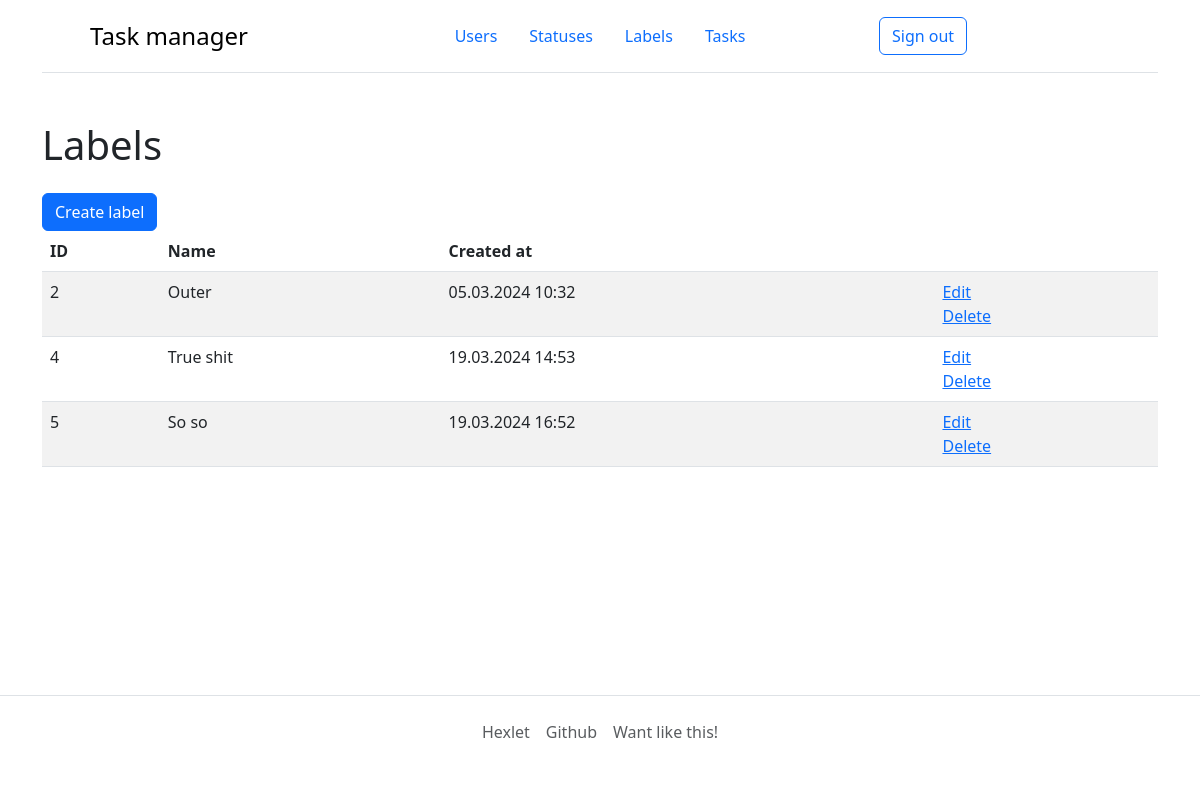
Page /labels/ (signed in) on the committed database.
### task_manager/labels/models.py (models this page shows, shortened)
class Label(models.Model):
    name = models.CharField(max_length=255,
                            unique=True)
    created_at = models.DateTimeField(auto_now_add=True)
    class Meta:
        verbose_name = _('Label')

### task_manager/labels/views.py (the view)
# urls.py: path('', ListLabelView.as_view(), name='labels_index'),
class ListLabelView(LoginRequired, ListView):
    model = Label
    context_object_name = 'labels'
    template_name = 'labels/index.html'

### task_manager/service_tools/permissions.py (called while the page is built)
    def dispatch(self, request, *args, **kwargs):
        if not request.user.is_authenticated:
            messages.error(request, self.err_message)
            return redirect(reverse_lazy('login'))
        return super().dispatch(request, *args, **kwargs) # noqa

### task_manager/templates/labels/index.html (shortened to what this page needs)
{% extends "basement.html" %}
{% load django_bootstrap5 i18n %}
{% block content %}
    <h1 class="my-4">{% trans 'Labels' %}</h1>
    <form action="{% url 'labels_create' %}">
    {% trans 'Create label' as button_name %}
    {% bootstrap_button button_type='submit' content=button_name %}
    </form>
    <table class="table table-striped">
        <thead>
            <tr>
                <th>ID</th>
                <th>{% trans "Name" %}</th>
                <th>{% trans "Created at" %}</th>
                <th></th>
            </tr>
        </thead>
        {% if labels %}
        <tbody>
        {% for label in labels %}
            <tr>
                <td>{{ label.pk }}</td>
                <td>{{ label.name }}</td>
                <td>{{ label.created_at|date:"d.m.Y H:i" }}</td>
                <td>
                    <a href="{% url 'labels_update' label.pk %}">{% trans "Edit" %}</a>
                    <br>
                    <a href="{% url 'labels_delete' label.pk %}">{% trans "Delete" %}</a>
                </td>
            </tr>
        {% endfor %}
        </tbody>
        {% endif %}
    </table>
{% endblock %}

### rows in the picture
Label: pk "2", name "Outer", created_at "05.03.2024 10:32"
Label: pk "4", name "True shit", created_at "19.03.2024 14:53"
Label: pk "5", name "So so", created_at "19.03.2024 16:52"

### other values in the picture
{{ title_ }} "Task manager"
